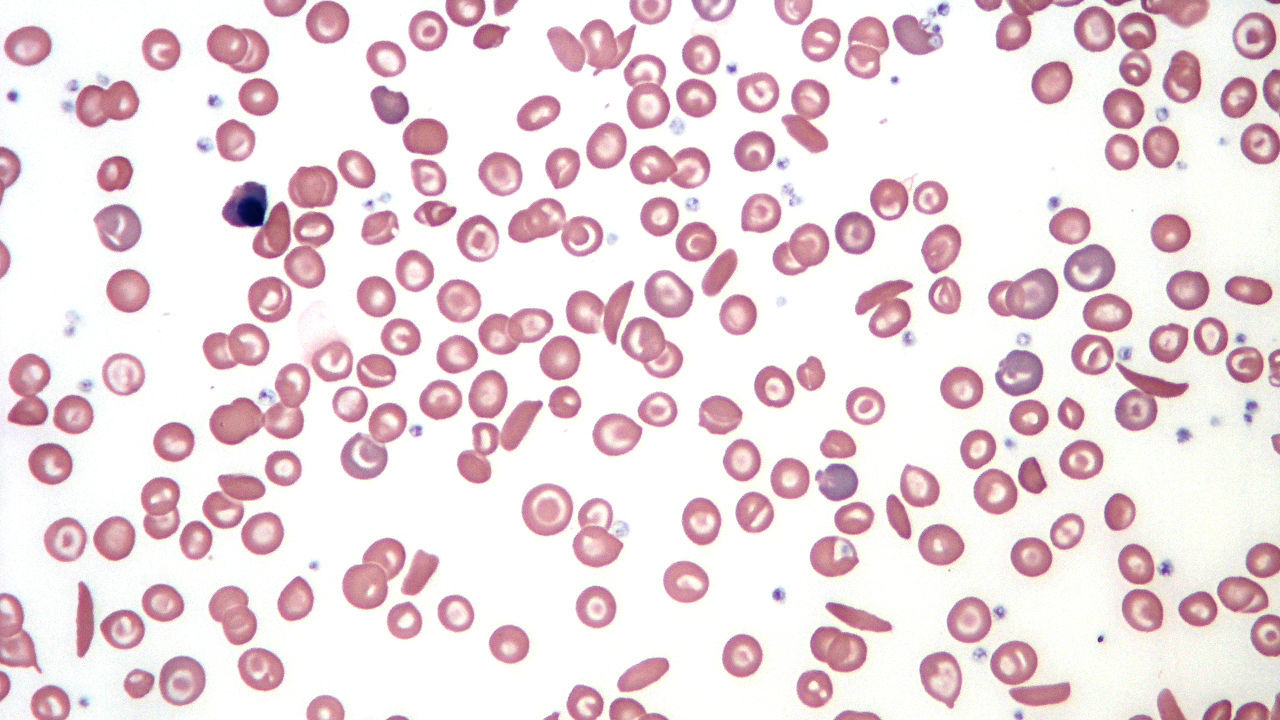
#> input picture image/Sickle_large.jfif, 1280 x 720 px
$ python main.py ../image/Sickle_large.jfif
#> lines starting #> are read from the running program, lines starting #| are printed output that depends on the picture; after the words box and inside, x2 and y2 are one past the last pixel; in counts of white or black regions, pixels touching at a corner belong together; long printed decimals are rounded
### src/FeatureExtraction.py

import cv2
import numpy as np
from skimage.feature import canny
from scipy import ndimage as ndi
import math


def image_prep(path):
    mask_size = 400
    img = cv2.imread(path, cv2.IMREAD_GRAYSCALE)
    edges = canny(img/255.)
    fill_img = ndi.binary_fill_holes(edges)
    label_objects, nb_labels = ndi.label(fill_img)
    sizes = np.bincount(label_objects.ravel())
    mask_sizes = sizes > mask_size
    mask_sizes[0] = 0
    img_cleaned = mask_sizes[label_objects]
    labeled_img, num_features = ndi.label(img_cleaned)
    return labeled_img, num_features

def numofneighbour(mat, i, j, searchValue):
    count = 0;

    # UP
    if (i > 0 and mat[i - 1][j] == searchValue):
        count += 1;

        # LEFT
    if (j > 0 and mat[i][j - 1] == searchValue):
        count += 1;

        # DOWN
    if (i < len(mat) - 1 and mat[i + 1][j] == searchValue):
        count += 1

    # RIGHT
    if (j < len(mat[i]) - 1 and mat[i][j + 1] == searchValue):
        count += 1;

    return count;


# Returns sum of perimeter of shapes formed with 1s
def findperimeter(mat, num_features):
    perimeter = [0] * (num_features+1)

    # Traversing the matrix and finding ones to
    # calculate their contribution.
    for i in range(len(mat)):
        for j in range(0, len(mat[i])):
            if (mat[i][j] != 0):
                perimeter[mat[i][j]] += (4 - numofneighbour(mat, i, j, mat[i][j]))

    return perimeter
def extract_area_perim(img,num_features):
    area = [0] * (num_features+1)
    for i in range(len(img)):
        for j in range(len(img[i])):
            value = img[i][j]
            if(value != 0):
                area[value]+=1
    return area, findperimeter(img,num_features)

def extract_circularity(area, perimeter):
    circularity = [0] * (len(area))
    for i in range(len(area)):
        circularity[i] = 4 * (math.pi * area[i])/(math.pow(perimeter[i],2))
    return circularity

def convert_to_relative(cellAreas, cellPerims):
    averageCellSize = np.mean(cellAreas)
    averagePerimSize = np.mean(cellPerims)
    relativeArea = [0] * len(cellAreas)
    relativePerim = [0] * len(cellPerims)
    for i in range(len(cellAreas)):
        relativeArea[i] = cellAreas[i]/averageCellSize
        relativePerim[i] = cellPerims[i] / averagePerimSize
    return relativeArea, relativePerim

# [18 lines left out: functions removeFromImg, removeOutliers, not called in this run]

### src/Tools.py

import matplotlib.pyplot as plt

# [5 lines left out: function printArray, not called in this run]
def highlightCell(img, number):
    result = img
    for i in range(len(img)):
        for j in range(len(img[i])):
            if (img[i][j] == number):
                result[i][j] = 240
    return result

# [6 lines left out: function displayAllImages, not called in this run]
def displaySickleImage(img, array):
    result = img
    for z in range(len(array)):
        if(array[z] == 1):
            highlightCell(result,z+1)
    plt.figure("Classified Image")
    plt.imshow(result)

def convertTo3D(areaArray, perimArray, circularityArray):
    result = []
    for i in range(len(areaArray)):
        result.append([areaArray[i],perimArray[i],circularityArray[i]])
    return result

### src/Classify.py

from sklearn.neighbors import KNeighborsClassifier
import math

def findShortestDistance(array, outputSize):
    result = [0] * outputSize
    for i in range(len(array)):
        curr = array[i]
        inserted = False
        j = 0
        while(j < len(result) and not inserted):
            if(curr < array[result[j]]):
                result.insert(j,i)
                if len(result) >= outputSize:
                    result.pop(outputSize)
                inserted = True
            j+=1
    return result


def KNNClassifier(features,labels, predictionSet, nNeigbors):
    #setup the array
    distances = [[0 for x in range(len(features))] for y in range(len(predictionSet))]

    #find all distances
    for i in range(len(predictionSet)):
        for j in range(len(features)):
            distances[i][j] = math.sqrt(math.pow(predictionSet[i][0] - features[j][0], 2) +
                                        math.pow(predictionSet[i][1] - features[j][1], 2) +
                                        math.pow(predictionSet[i][2] - features[j][2], 2)
                                        )
    result = [0] * len(predictionSet)
    for i in range(len(distances)):
        shortestDistances = findShortestDistance(distances[i],nNeigbors)
        healthy = 0
        sickle = 0
        for j in range(len(shortestDistances)):
            if labels[shortestDistances[j]] == 0:
                healthy += 1
            elif  labels[shortestDistances[j]] == 1:
                sickle += 1
        if healthy > sickle:
            result[i] = 0
        elif sickle > healthy:
            result[i] = 1

    return result

### src/LabelledData.py

def getSickleData():
    return [
        [0.5775517617144933, 1.1320754716981132, 0.25695125098805405],
        [0.5598438067562659, 0.8647798742138365, 0.42684118367781987],
        [0.7349189934505344, 0.9518477043673013, 0.4635207984396843],
        [0.7624956911409859, 1.097424412094065, 0.3617869090868712],
        [0.7493967597380213, 1.097424412094065, 0.3555717632707315],
        [0.7838676318510859, 0.9742441209406495, 0.47192374780441204],
        [0.6494464944649447, 1.226705796038151, 0.25019609083298217],
        [0.6621530563131719, 0.9361702127659575, 0.43799255485541405],
        [0.6029237922610134, 0.9192918510804479, 0.38168882707165713],
        [0.5357396169910946, 1.1168966414996095, 0.22976381774183338],
        [0.8200803845850737, 0.9966154647227284, 0.4417280990332854],
        [0.7186539522420995, 0.8935173131996876, 0.4815791993021336],

    ]

def getHealthyData():
    return [
        [1.0177914720206738, 0.9837898267188373, 0.6231258155880581],
            [0.8673756750488685, 0.9167132476243711, 0.6115920261078285],
            [1.5326508299373818, 1.285634432643935, 0.5494520837620561],
            [1.01514097339562, 0.9837898267188373, 0.6215030921099642],
            [0.8832786667991915, 0.9167132476243711, 0.6228053252878041],
            [0.7931617135473611, 0.8831749580771381, 0.6025454905218687],
            [0.8143657025477917, 0.8831749580771381, 0.6186536406444249],
            [1.4955438491866282, 1.330352152040246, 0.5007114341608758],
            [0.7467779876089189, 0.8831749580771381, 0.5673089121287769],
            [0.9382765132690587, 0.9390721073225266, 0.6304556685775435],
            [0.9064705297684126, 0.9390721073225266, 0.6090842899816946],
            [0.75274160951529, 0.8719955282280604, 0.5865958669424729],
            [0.6984063877016864, 0.8160983789826719, 0.6213621048758945],
            [0.7348507437961767, 0.8272778088317495, 0.6362356195820088],
            [1.1847728853990656, 1.073225265511459, 0.6095016997198948],
            [1.0992943047410793, 1.0396869759642258, 0.602601712603245],
            [1.1841102607428022, 1.0844046953605366, 0.5966655406488427],
            [0.6891296425139979, 0.8719955282280604, 0.5370243852290244],
            [0.754066858827817, 0.9055338177752934, 0.5449066361507673],
            [0.9336381406752144, 0.9502515371716043, 0.6126649202640856],
            [0.8720140476427127, 0.9167132476243711, 0.6148625717019881],
            [1.0290560911771527, 0.9837898267188373, 0.6300223903699572],
            [1.1098962992412946, 1.0173281162660703, 0.6354507541073425],
            [0.8759897955802934, 0.9167132476243711, 0.617665896496982],
            [0.8130404532352649, 0.8831749580771381, 0.6176468812617651],
            [1.564456813438028, 1.330352152040246, 0.523783649115564],
            [0.9150846502998377, 0.9502515371716043, 0.6004898899110732],
            [1.0018884802703507, 0.9726103968697596, 0.6275714218823844],
            [0.7620183547029784, 0.8384572386808272, 0.6422811647339132],
            [2.9221747341218567, 2.470653996646171, 0.2836637989052433],
            [0.7162972534207998, 0.8160983789826719, 0.6372793504467192],
            [0.8706887983301859, 0.9167132476243711, 0.6139281301036569],
            [0.834907066891959, 0.9055338177752934, 0.6033236920474225],
            [0.8932180366431435, 0.9167132476243711, 0.6298136372752886],
            [0.999237981645297, 0.9726103968697596, 0.6259111800255527],
            [0.729549746546069, 0.8272778088317495, 0.6316460028492261],
            [1.374283537090415, 1.218557853549469, 0.5484103327619924],
            [0.9853228638637643, 0.9614309670206819, 0.6316317301092513],
            [0.9926117350826623, 0.9726103968697596, 0.6217605753834734],
            [0.696418513732896, 0.8272778088317495, 0.6029608982693339]
    ]

### src/main.py


from FeatureExtraction import *
from Tools import *
from LabelledData import *
from Classify import *
import sys

#Accept in image path argument
if(len(sys.argv) < 2):
    print("Error: Please include image path in argument")
    exit()
if(len(sys.argv)> 2):
    print("Error: Only one argument allowed")
    exit()
imagePath = str(sys.argv[1])

#Prepare the image for analysis
plt.figure("Original Image")
try:
    plt.imshow(cv2.imread(imagePath))
except:
    print("Error: Image path is not valid")
    exit()
result, num_features = image_prep(imagePath)
#> in image_prep, `edges = canny(img/255.)`:
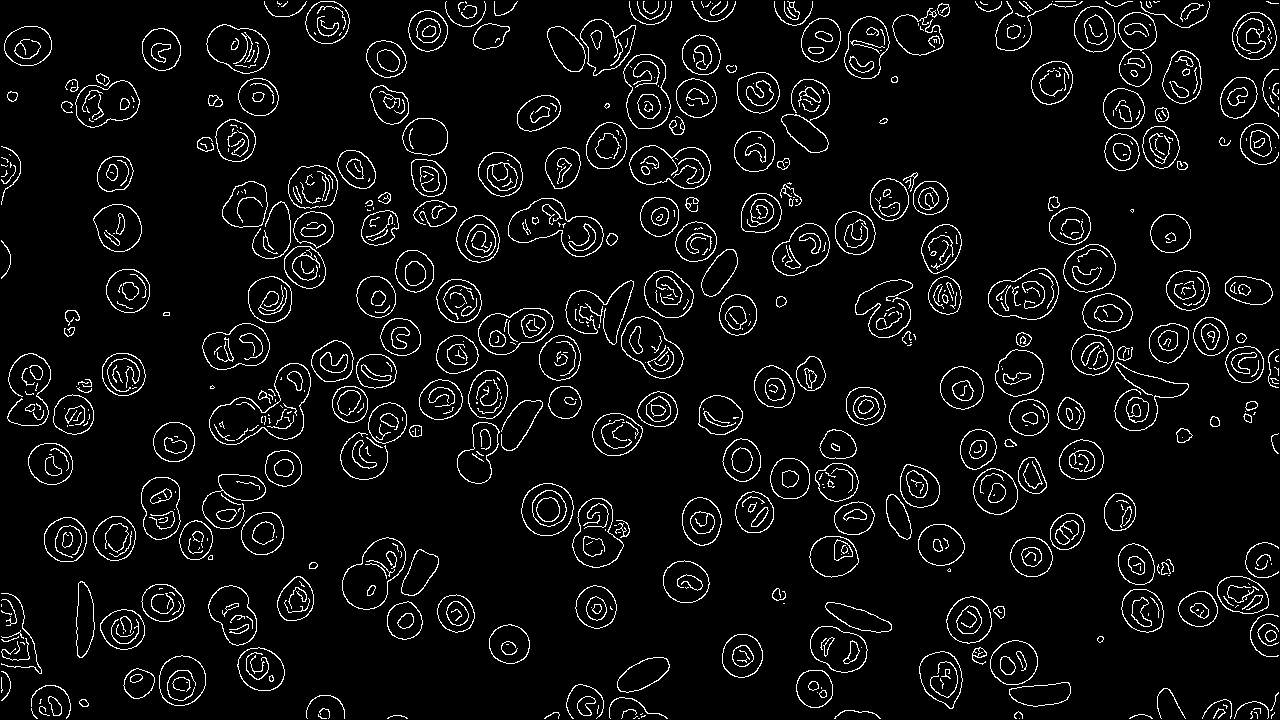
#> edges: shape (720, 1280) bool; 5.7% white in thin lines or dots
#> in image_prep, `fill_img = ndi.binary_fill_holes(edges)`: fill_img: shape (720, 1280) bool; 26.7% white; 405 white regions (107 under 20 px), largest, box (x1, y1, x2, y2) and area: (209, 363, 311, 445) 4409, (508, 198, 604, 257) 3298, (342, 537, 406, 610) 2972
#> in image_prep, `label_objects, nb_labels = ndi.label(fill_img)`:
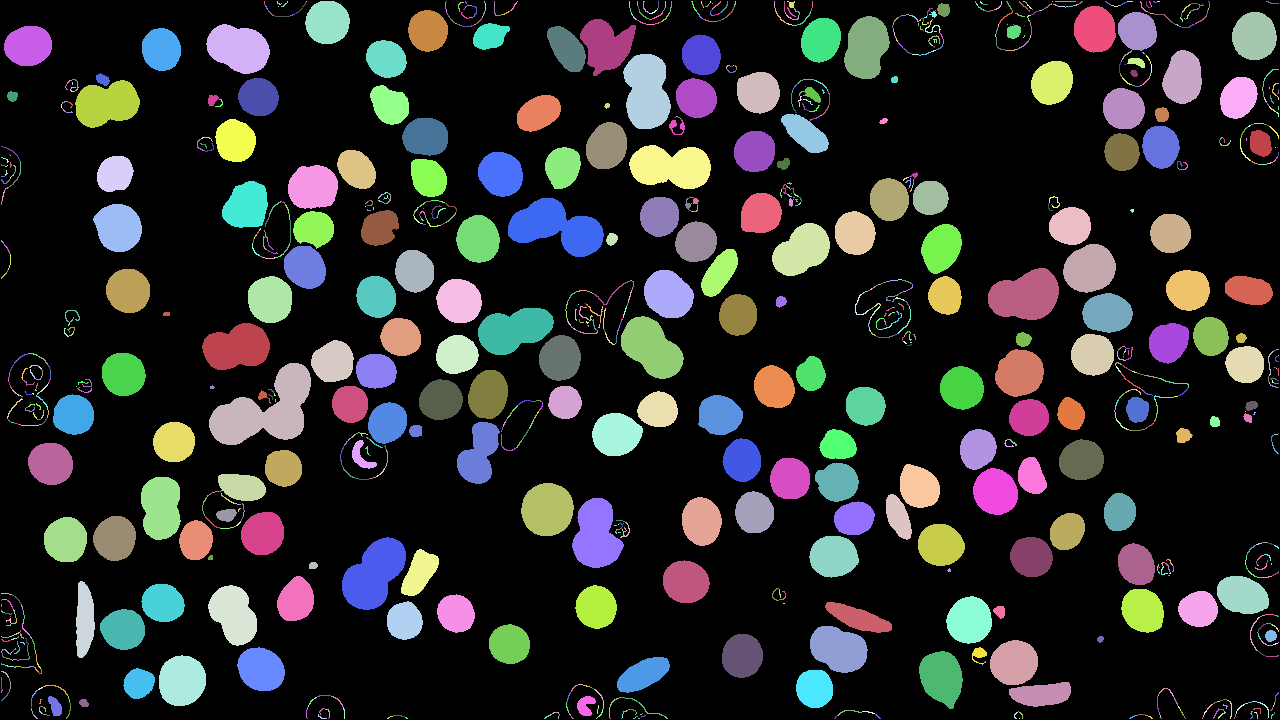
#> label_objects: shape (720, 1280) int32; 1247 distinct labels, from 0 to 1246; one colour per label, 0 black
#> in image_prep, `label_objects, nb_labels = ndi.label(fill_img)`: nb_labels = 1246
#> in image_prep, `sizes = np.bincount(label_objects.ravel())`: sizes = 1247 values, max 675326 at index 0, min 1 at index 4, mean 739.1
#> in image_prep, `labeled_img, num_features = ndi.label(img_cleaned)`:
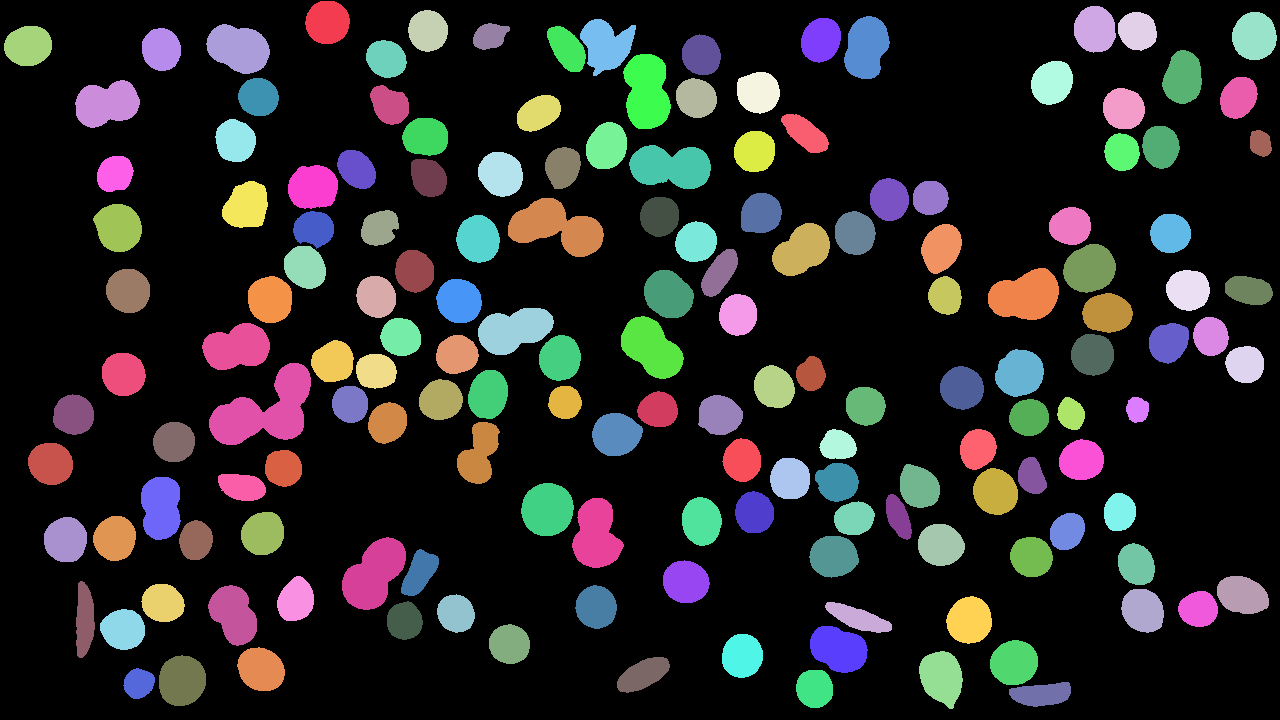
#> labeled_img: shape (720, 1280) int32; 162 distinct labels, from 0 to 161; one colour per label, 0 black
#> in image_prep, `labeled_img, num_features = ndi.label(img_cleaned)`: num_features = 161
#> num_features = 161
plt.figure("Prepped Image")
plt.imshow(result)


#Extract the area and perimeter for each cell
areaArray, perimArray= extract_area_perim(result, num_features)
#> in extract_area_perim, `area = [0] * (num_features+1)`: area = 162 values from 0 to 0
#> after the loop in extract_area_perim, `for i in range(len(img)):`: area = 162 values, max 4409 at index 88, min 0 at index 0, mean 1445.2
#> in findperimeter, `perimeter = [0] * (num_features+1)`: perimeter = 162 values from 0 to 0
#> the loop in findperimeter, `for i in range(len(mat)):` made 720 passes

#Remove empty first elements
areaArray.pop(0)
perimArray.pop(0)


#Get the circularity for each cell
circularityArray = extract_circularity(areaArray, perimArray)

#Get the relative area and perimeter of each cell
relativeAreaArray, relativePerimArray = convert_to_relative(areaArray, perimArray)


#displayAllImages(result, num_features) NEEDS FIXING

#Get preloaded data
sickleData = getSickleData()
healthyData = getHealthyData()

#Combine the two training data arrays into one array
combinedHealthySickle = sickleData
for i in range(len(healthyData)):
    combinedHealthySickle.append(healthyData[i])

#Classify each cell
classified = KNNClassifier(combinedHealthySickle,
                           [1] * 12 + [0] * 40,
                           convertTo3D(relativeAreaArray, relativePerimArray, circularityArray),
                           3)


#Create a 3D plot
fig = plt.figure("Classified Graph")
ax = fig.add_subplot(111, projection='3d')
ax.set_xlabel('Area')
ax.set_ylabel('Perimeter')
ax.set_zlabel('Circularity')

#Count the number of sickle cells & plot them in red
numSickleCells = 0
for i in range(len(classified)-1, -1, -1):
    if classified[i] == 1:
        numSickleCells += 1
        ax.scatter(relativeAreaArray.pop(i), relativePerimArray.pop(i), circularityArray.pop(i), c="red")
#> this loop made 161 passes
#> i on passes 1 to 3: 160, 159, 158

#plot the rest of the healthy cells
ax.scatter(relativeAreaArray, relativePerimArray, circularityArray)

#Place an image of the sickle cells
displaySickleImage(result, classified)
#> after the loop in displaySickleImage, `for z in range(len(array)):`:
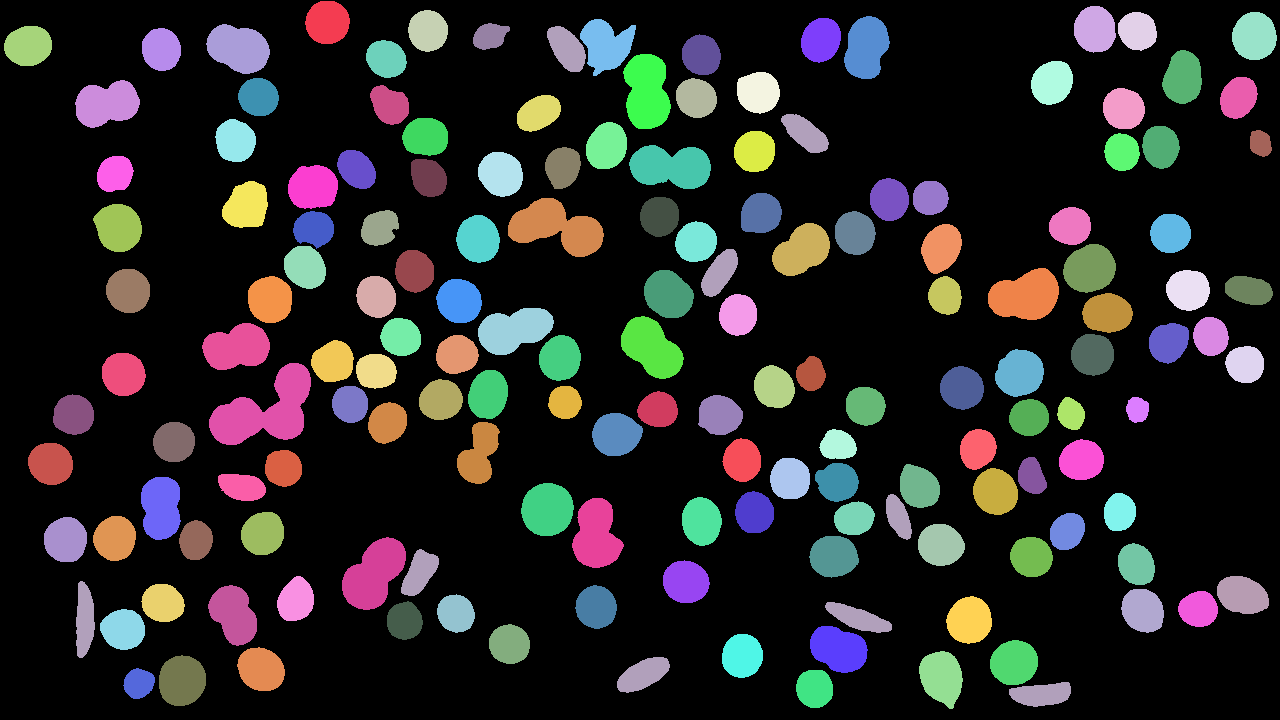
#> result: shape (720, 1280) int32; 154 distinct labels, from 0 to 240; one colour per label, 0 black

#PrintStatistics
print("Total Cells: ", num_features)
#| Total Cells:  161
print("Sickle Cells: ", numSickleCells)
#| Sickle Cells:  9
print("Healthy Cells: ", num_features-numSickleCells)
#| Healthy Cells:  152
print("Percent Sickle: ", (numSickleCells/num_features)*100, "%")
#| Percent Sickle:  5.590 %
print("Percent Healthy: ", ((num_features-numSickleCells)/num_features)*100, "%")
#| Percent Healthy:  94.410 %


#Display All images
plt.show()
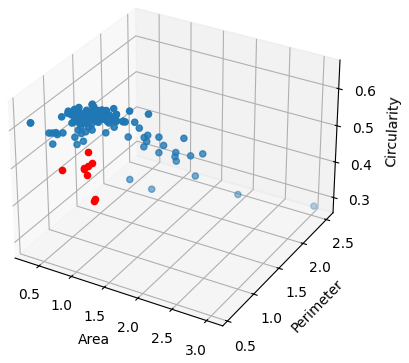
#> figure drawn by matplotlib, 1 panel
